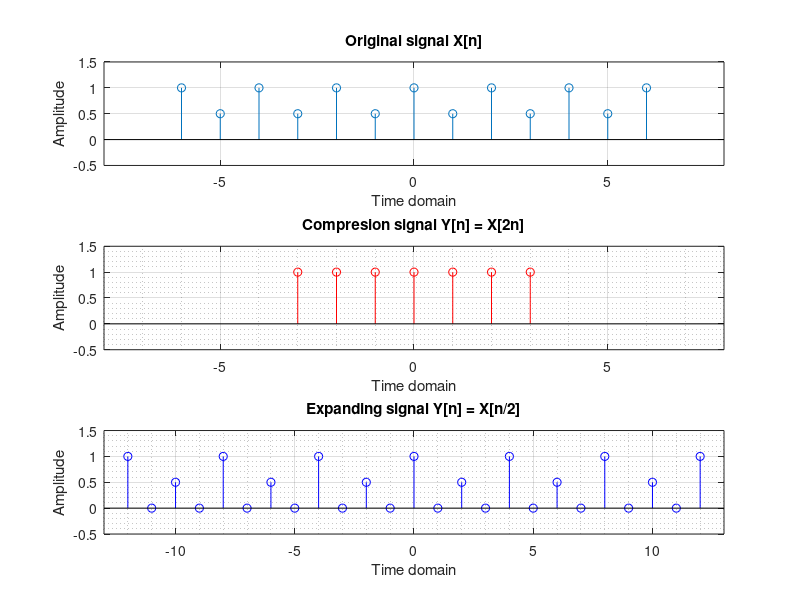

The MATLAB script that drew this image:
close all;
clear all;
clc;
n=-6:6;
y=[1 0.5 1 0.5 1 0.5 1 0.5 1 0.5 1 0.5 1];
   
index=1;
value1=2;
for i=1:length(n)
    if(rem(n(i),value1)==0)
        x1(index)=n(i)./value1;
        y1(index)=y(i);
        index=index+1;
    end
end
subplot(3,1,1);
stem(n,y);
xlabel("Time domain");
ylabel("Amplitude");
grid on;
axis([-8 8 -0.5 1.5]);
title("Original signal X[n]");

subplot(3,1,2);
stem(x1,y1,'r');
xlabel("Time domain");
ylabel("Amplitude");
grid on;
grid minor;
axis([-8 8 -0.5 1.5]);
title("Compresion signal Y[n] = X[2n]");

index=1;
n2=-12:12;
value2=2;
for i=1:length(n2)
    x1(i)=n2(i);
    if(rem(n2(i),value2)==0)
        y1(i)=y(index);
        index=index+1;
    else
        y1(i)=0;
    end
end
subplot(3,1,3);
stem(x1,y1,'b');
xlabel("Time domain");
ylabel("Amplitude");
grid on;
grid minor;
axis([-13 13 -0.5 1.5]);
title("Expanding signal Y[n] = X[n/2]");